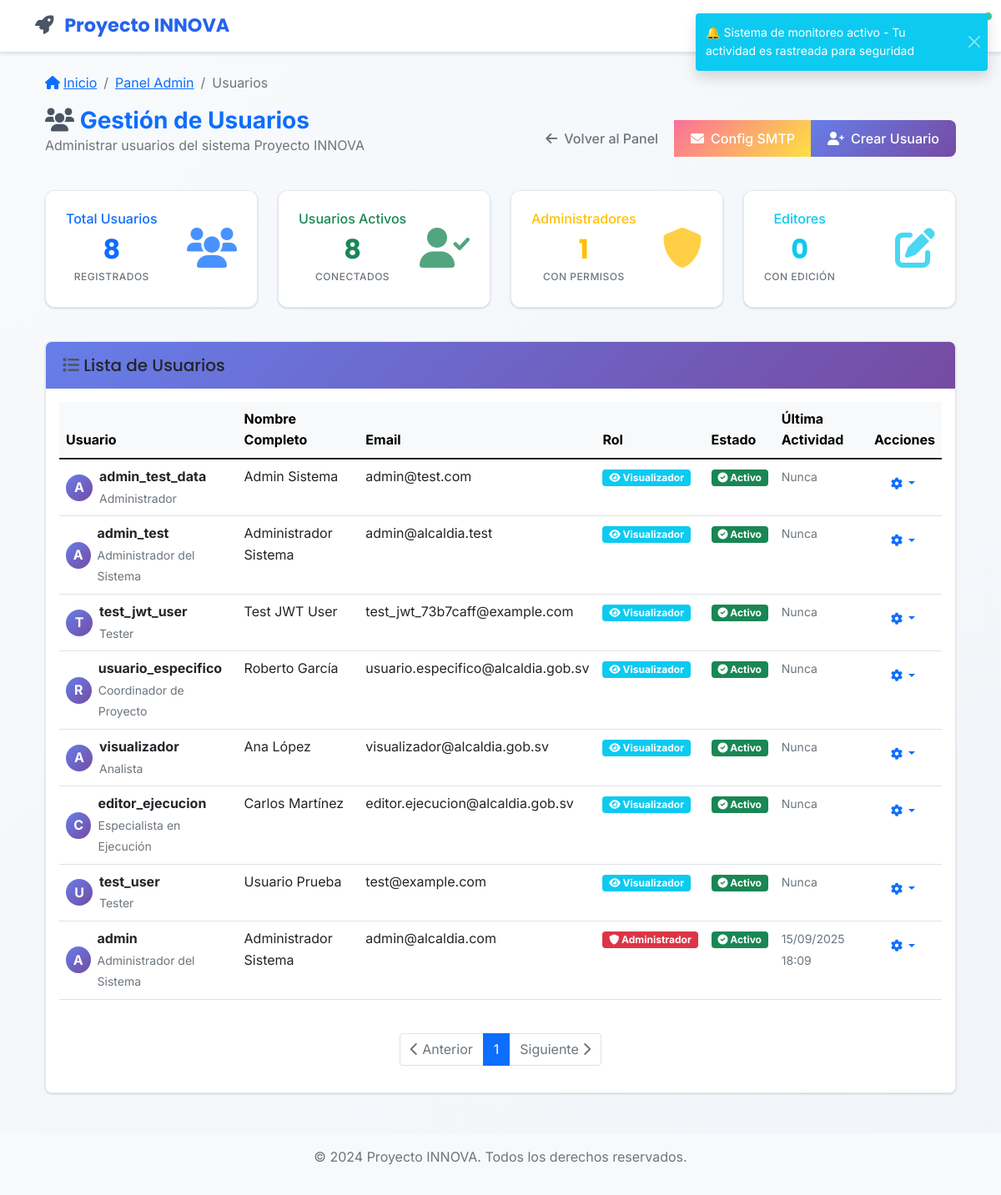
Page /admin/users (signed in) on the committed database.
### app/models/user.py (models this page shows, shortened)
class User(UserMixin, db.Model):
    __tablename__ = 'users'
    id = db.Column(db.Integer, primary_key=True)
    username = db.Column(db.String(64), unique=True, nullable=False, index=True)
    email = db.Column(db.String(120), unique=True, nullable=False, index=True)
    password_hash = db.Column(db.String(256), nullable=False)
    first_name = db.Column(db.String(64), nullable=False)
    last_name = db.Column(db.String(64), nullable=False)
    position = db.Column(db.String(100))  # Cargo en la alcaldía
    municipality = db.Column(db.String(100), nullable=False)  # Nombre de la alcaldía
    department = db.Column(db.String(100), nullable=False)  # Departamento/Estado
    municipality_code = db.Column(db.String(20))  # Código único de la alcaldía
    is_active = db.Column(db.Boolean, default=True)
    created_at = db.Column(db.DateTime, default=ahora_utc)
    updated_at = db.Column(db.DateTime, default=ahora_utc, onupdate=ahora_utc)
    last_login = db.Column(db.DateTime)
    legacy_role = db.Column(db.String(20), default='viewer')  # Mantener para compatibilidad
    active_roles = db.relationship('UserRole',
                                 foreign_keys='UserRole.user_id',
                                 lazy=True,
                                 primaryjoin="and_(User.id==UserRole.user_id, UserRole.is_active==True)")
    user_roles = db.relationship('UserRole',
                               foreign_keys='UserRole.user_id',
                               lazy=True,
                               overlaps="active_roles")
    @property
    def password(self):
        raise AttributeError('La contraseña no es un atributo legible')
    def get_full_name(self):
        return f"{self.first_name} {self.last_name}"
    @property
    def role(self):
        return self.legacy_role
    def is_admin(self):
        if self.active_roles:
            admin_names = ['admin', 'administrador']
            return any(ur.role.name.lower() in admin_names for ur in self.active_roles)
        return self.legacy_role == 'admin'

### app/views/admin.py (the view)
@admin_bp.route('/users')
def users():
    page = request.args.get('page', 1, type=int)
    per_page = 20
    users_query = User.query.order_by(User.created_at.desc())
    users_pagination = users_query.paginate(page=page, per_page=per_page, error_out=False)
    return render_template('admin/users.html',
                         title='Gestión de Usuarios',
                         users=users_pagination.items,
                         pagination=users_pagination)

### app/templates/admin/users.html (shortened to what this page needs)
{% extends "base.html" %}
{% block content %}
<div class="container-fluid mt-4">
    <div class="row mb-4">
        <div class="col-12">
            <nav aria-label="breadcrumb" class="mb-3">
                <ol class="breadcrumb">
                    <li class="breadcrumb-item">
                        <a href="{{ url_for('main.dashboard') }}">
                            <i class="fas fa-home me-1"></i>Inicio
                        </a>
                    </li>
                    <li class="breadcrumb-item">
                        <a href="{{ url_for('admin.dashboard') }}">Panel Admin</a>
                    </li>
                    <li class="breadcrumb-item active">Usuarios</li>
                </ol>
            </nav>
            <div class="d-flex justify-content-between align-items-center">
                <div>
                    <h1 class="h3 mb-0 text-primary fw-bold">
                        <i class="fas fa-users text-secondary"></i> Gestión de Usuarios
                    </h1>
                    <p class="text-muted">Administrar usuarios del sistema Proyecto INNOVA</p>
                </div>
                <div class="btn-group">
                    <a href="{{ url_for('admin.dashboard') }}" class="btn btn-outline-secondary">
                        <i class="fas fa-arrow-left me-2"></i>Volver al Panel
                    </a>
                    <a href="{{ url_for('admin.smtp_config_list') }}" class="btn btn-info">
                        <i class="fas fa-envelope me-2"></i>Config SMTP
                    </a>
                    <a href="{{ url_for('admin.create_user') }}" class="btn btn-primary">
                        <i class="fas fa-user-plus me-2"></i>Crear Usuario
                    </a>
                </div>
            </div>
        </div>
    </div>
<div class="row mb-4">
    <div class="col-md-3 mb-3">
        <div class="card stat-card">
            <div class="card-body">
                <div class="d-flex justify-content-between align-items-center">
                    <div>
                        <h6 class="card-title text-primary">Total Usuarios</h6>
                        <h2 class="mb-0 text-primary">{{ users|length if users else 0 }}</h2>
                        <small class="text-muted">Registrados</small>
                    </div>
                    <div class="align-self-center">
                        <i class="fas fa-users fa-3x text-primary opacity-75"></i>
                    </div>
                </div>
            </div>
        </div>
    </div>
    <div class="col-md-3 mb-3">
        <div class="card stat-card">
            <div class="card-body">
                <div class="d-flex justify-content-between align-items-center">
                    <div>
                        <h6 class="card-title text-success">Usuarios Activos</h6>
                        <h2 class="mb-0 text-success">{{ users|selectattr('is_active', 'equalto', True)|list|length if users else 0 }}</h2>
                        <small class="text-muted">Conectados</small>
                    </div>
                    <div class="align-self-center">
                        <i class="fas fa-user-check fa-3x text-success opacity-75"></i>
                    </div>
                </div>
            </div>
        </div>
    </div>
    <div class="col-md-3 mb-3">
        <div class="card stat-card">
            <div class="card-body">
                <div class="d-flex justify-content-between align-items-center">
                    <div>
                        <h6 class="card-title text-warning">Administradores</h6>
                        <h2 class="mb-0 text-warning">{{ users|selectattr('role', 'equalto', 'admin')|list|length if users else 0 }}</h2>
                        <small class="text-muted">Con permisos</small>
                    </div>
                    <div class="align-self-center">
                        <i class="fas fa-shield-alt fa-3x text-warning opacity-75"></i>
                    </div>
                </div>
            </div>
        </div>
    </div>
    <div class="col-md-3 mb-3">
        <div class="card stat-card">
            <div class="card-body">
                <div class="d-flex justify-content-between align-items-center">
                    <div>
                        <h6 class="card-title text-info">Editores</h6>
                        <h2 class="mb-0 text-info">{{ users|selectattr('role', 'equalto', 'editor')|list|length if users else 0 }}</h2>
                        <small class="text-muted">Con edición</small>
                    </div>
                    <div class="align-self-center">
                        <i class="fas fa-edit fa-3x text-info opacity-75"></i>
                    </div>
                </div>
            </div>
        </div>
    </div>
</div>
<div class="row">
    <div class="col-12">
        <div class="card">
            <div class="card-header">
                <h5 class="mb-0 text-dark fw-semibold">
                    <i class="fas fa-list text-secondary"></i> Lista de Usuarios
                </h5>
            </div>
            <div class="card-body">
                <div class="table-responsive">
                    <table class="table table-hover">
                        <thead class="table-light">
                            <tr>
                                <th>Usuario</th>
                                <th>Nombre Completo</th>
                                <th>Email</th>
                                <th>Rol</th>
                                <th>Estado</th>
                                <th>Última Actividad</th>
                                <th>Acciones</th>
                            </tr>
                        </thead>
                        <tbody>
                            {% for user in users %}
                            <tr>
                                <td>
                                    <div class="d-flex align-items-center">
                                        <div class="avatar-circle me-2" style="width: 32px; height: 32px; background: linear-gradient(135deg, #667eea 0%, #764ba2 100%); border-radius: 50%; display: flex; align-items: center; justify-content: center; color: white; font-weight: bold;">
                                            {{ user.first_name[0] if user.first_name else user.username[0] }}
                                        </div>
                                        <div>
                                            <strong>{{ user.username }}</strong>
                                            <br>
                                            <small class="text-muted">{{ user.position or 'Sin cargo' }}</small>
                                        </div>
                                    </div>
                                </td>
                                <td>{{ user.get_full_name() }}</td>
                                <td>{{ user.email }}</td>
                                <td>
                                    <span class="badge bg-{{ 'danger' if user.role == 'admin' else 'warning' if user.role == 'editor' else 'info' }}">
                                        {% if user.role == 'admin' %}
                                            <i class="fas fa-shield-alt"></i> Administrador
                                        {% elif user.role == 'editor' %}
                                            <i class="fas fa-edit"></i> Editor
                                        {% else %}
                                            <i class="fas fa-eye"></i> Visualizador
                                        {% endif %}
                                    </span>
                                </td>
                                <td>
                                    {% if user.is_active %}
                                        <span class="badge bg-success">
                                            <i class="fas fa-check-circle"></i> Activo
                                        </span>
                                    {% else %}
                                        <span class="badge bg-danger">
                                            <i class="fas fa-times-circle"></i> Inactivo
                                        </span>
                                    {% endif %}
                                </td>
                                <td>
                                    {% if user.last_login %}
                                        <small class="text-muted">
                                            {{ user.last_login.strftime('%d/%m/%Y') }}<br>
                                            {{ user.last_login.strftime('%H:%M') }}
                                        </small>
                                    {% else %}
                                        <small class="text-muted">Nunca</small>
                                    {% endif %}
                                </td>
                                <td>
                                    <div class="btn-group" role="group">
                                        <button type="button" class="btn btn-outline-primary btn-sm dropdown-toggle"
                                                data-bs-toggle="dropdown" aria-expanded="false">
                                            <i class="fas fa-cog"></i>
                                        </button>
                                    </div>
                                </td>
                            </tr>
                            {% endfor %}
                        </tbody>
                    </table>
                </div>
                {% if pagination %}
                <nav aria-label="Paginación de usuarios" class="mt-4">
                    <ul class="pagination justify-content-center">
                        {% if pagination.has_prev %}
                        <li class="page-item">
                            <a class="page-link" href="{{ url_for('admin.users', page=pagination.prev_num) }}">
                                <i class="fas fa-chevron-left"></i> Anterior
                            </a>
                        </li>
                        {% else %}
                        <li class="page-item disabled">
                            <span class="page-link"><i class="fas fa-chevron-left"></i> Anterior</span>
                        </li>
                        {% endif %}
                        {% for page_num in pagination.iter_pages() %}
                        {% if page_num %}
                        <li class="page-item {{ 'active' if page_num == pagination.page else '' }}">
                            <a class="page-link" href="{{ url_for('admin.users', page=page_num) }}">{{ page_num }}</a>
                        </li>
                        {% else %}
                        <li class="page-item disabled">
                            <span class="page-link">...</span>
                        </li>
                        {% endif %}
                        {% endfor %}
                        {% if pagination.has_next %}
                        <li class="page-item">
                            <a class="page-link" href="{{ url_for('admin.users', page=pagination.next_num) }}">
                                Siguiente <i class="fas fa-chevron-right"></i>
                            </a>
                        </li>
                        {% else %}
                        <li class="page-item disabled">
                            <span class="page-link">Siguiente <i class="fas fa-chevron-right"></i></span>
                        </li>
                        {% endif %}
                    </ul>
                </nav>
                {% endif %}
            </div>
        </div>
    </div>
</div>
{% endblock %}

### rows in the picture
User: first_name "A", username "admin_test_data", position "Administrador", get_full_name "Admin Sistema", email "admin@test.com", legacy_role "viewer" (drawn), is_active True (drawn), shows "Nunca"
User: first_name "A", username "admin_test", position "Administrador del Sistema", get_full_name "Administrador Sistema", email "admin@alcaldia.test", legacy_role "viewer" (drawn), is_active True (drawn), shows "Nunca"
User: first_name "T", username "test_jwt_user", position "Tester", get_full_name "Test JWT User", email "test_jwt_73b7caff@example.com", legacy_role "viewer" (drawn), is_active True (drawn), shows "Nunca"
User: first_name "R", username "usuario_especifico", position "Coordinador de Proyecto", get_full_name "Roberto García", email "usuario.especifico@alcaldia.gob.sv", legacy_role "viewer" (drawn), is_active True (drawn), shows "Nunca"
User: first_name "A", username "visualizador", position "Analista", get_full_name "Ana López", email "visualizador@alcaldia.gob.sv", legacy_role "viewer" (drawn), is_active True (drawn), shows "Nunca"
User: first_name "C", username "editor_ejecucion", position "Especialista en Ejecución", get_full_name "Carlos Martínez", email "editor.ejecucion@alcaldia.gob.sv", legacy_role "viewer" (drawn), is_active True (drawn), shows "Nunca"
User: first_name "U", username "test_user", position "Tester", get_full_name "Usuario Prueba", email "test@example.com", legacy_role "viewer" (drawn), is_active True (drawn), shows "Nunca"
User: first_name "A", username "admin", position "Administrador del Sistema", get_full_name "Administrador Sistema", email "admin@alcaldia.com", legacy_role "admin" (drawn), is_active True (drawn), last_login "15/09/2025", last_login "18:09"

### other values in the picture
{{ users|length if users else 0 }} "8"
{{ page_num }} "1"
